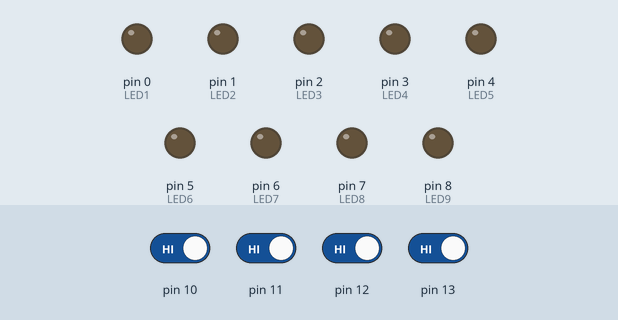
Recording of a sketch running on a simulated Arduino Uno, built with avr-gcc and run on an emulated ATmega328P. Shown: output pins drawn as LEDs (lit = HIGH). Dashed ring = blinking. The inputs (shaded band) are chosen by the test bench; at power-on: pin 10–13 HIGH.

Above: at 1.2 s.
1.3 s: pin 10 driven LOW
At 1.6 s:
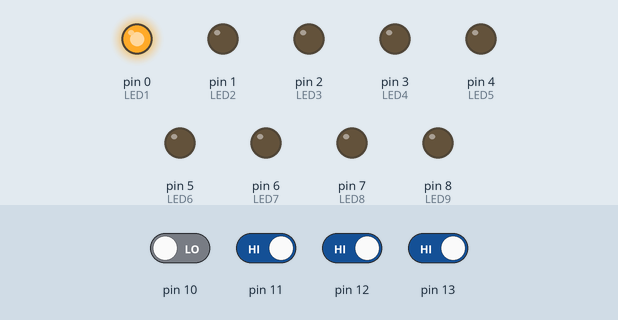
4.3 s: pin 11 driven LOW
At 6.6 s:
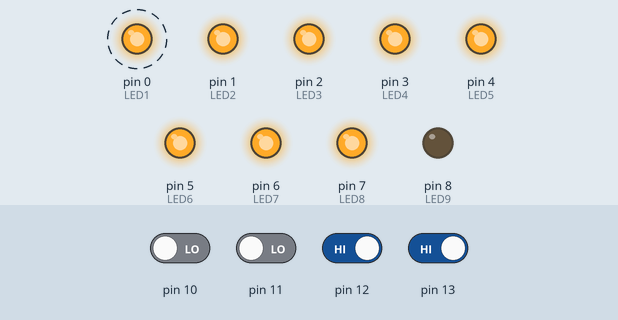
7.3 s: pin 10 driven HIGH and pin 13 driven LOW
10.3 s: pin 12 driven LOW
At 10.75 s:
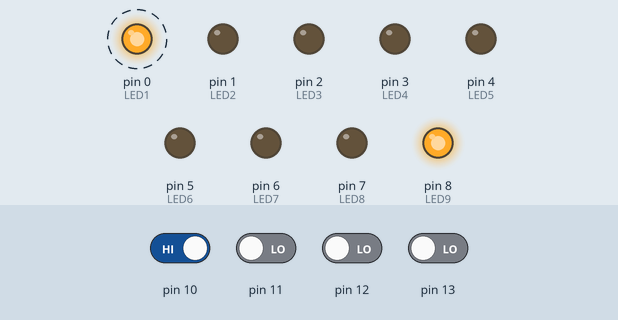
13.3 s: pin 12 driven HIGH
19.3 s: pin 11 driven HIGH
At 21.4 s:
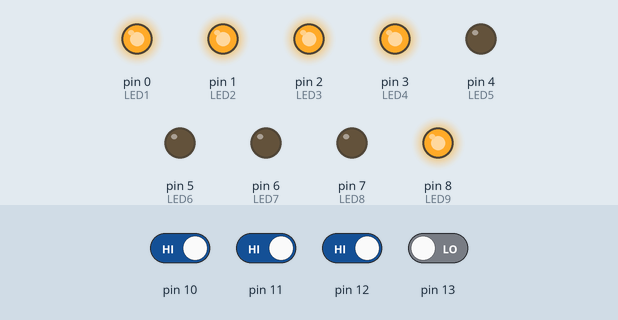
Timing chart, 0 to 22.9 s (numbered marks = the images above; inputs shaded):
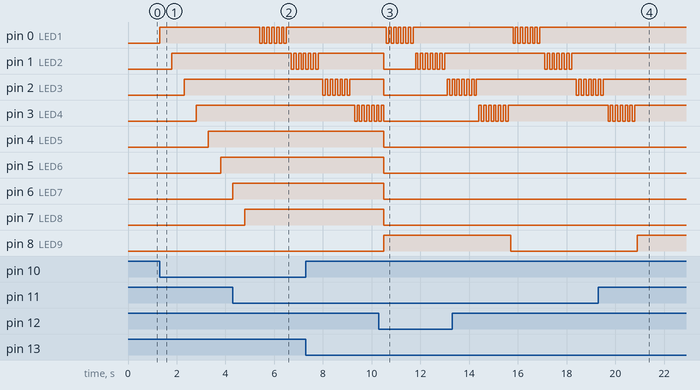

Measured:
- after the input at 1.3 s, pin 0 (LED1): LOW → HIGH at once; pin 1 (LED2): LOW → HIGH after 0.50 s; pin 2 (LED3): LOW → HIGH after 1.0 s; pin 3 (LED4): LOW → HIGH after 1.5 s; pin 4 (LED5): LOW → HIGH after 2.0 s
- after the input at 4.3 s, pin 0 (LED1): alternates HIGH for 0.10 s and LOW for 0.10 s, 12 changes in all, then stays HIGH, starting after 1.1 s; pin 1 (LED2): alternates HIGH for 0.10 s and LOW for 0.10 s, starting after 2.4 s
- after the input at 10.3 s, pin 2 (LED3): HIGH → LOW after 0.20 s instead of 2.9 s; pin 4 (LED5), pin 5 (LED6), pin 6 (LED7), pin 7 (LED8): HIGH → LOW after 0.20 s
- after the input at 19.3 s, pin 0 (LED1), pin 1 (LED2): stops changing and stays HIGH

The sketch:

sketch_feb12a.ino
```cpp
#define LED1 0
#define LED2 1
#define LED3 2
#define LED4 3
#define LED5 4
#define LED6 5
#define LED7 6
#define LED8 7
#define LED9 8
String myname;
unsigned long lasttime;
void setup() {
  // put your setup code here, to run once:
  pinMode(LED1, OUTPUT);
  pinMode(LED2, OUTPUT);
  pinMode(LED3, OUTPUT);
  pinMode(LED4, OUTPUT);
  pinMode(LED5, OUTPUT);
  pinMode(LED6, OUTPUT);
  pinMode(LED7, OUTPUT);
  pinMode(LED8, OUTPUT);
  pinMode(LED1, OUTPUT);
  pinMode(LED9, OUTPUT);
  pinMode(10, INPUT);
  pinMode(11, INPUT);
  pinMode(12, INPUT);
  pinMode(13, INPUT);
  pinMode(9, INPUT);
  myname=String("emad");
  lasttime = millis();
}

void loop() {
  // put your main code here, to run repeatedly:
  if(digitalRead(10)==0){
    digitalWrite(LED1, HIGH);
    delay(500);
    digitalWrite(LED2, HIGH);
    delay(500);
    digitalWrite(LED3, HIGH);
    delay(500);
    digitalWrite(LED4, HIGH);
    delay(500);
    digitalWrite(LED5, HIGH);
    delay(500);
    digitalWrite(LED6, HIGH);
    delay(500);
    digitalWrite(LED7, HIGH);
    delay(500);
    digitalWrite(LED8, HIGH);
    delay(500);
  }
  if(digitalRead(11)==0){
    int x = myname.length();
    for(int i=0;i < x;i++){
      for(int j=0 ; j<6 ;j++){
        digitalWrite(i, HIGH);
        delay(100);
        digitalWrite(i, LOW);
        delay(100);
      }
      digitalWrite(i, HIGH);
      delay(100);
    }
  }
  if(digitalRead(12)==0){
    digitalWrite(LED1, LOW);
    digitalWrite(LED2, LOW);
    digitalWrite(LED3, LOW);
    digitalWrite(LED4, LOW);
    digitalWrite(LED5, LOW);
    digitalWrite(LED6, LOW);
    digitalWrite(LED7, LOW);
    digitalWrite(LED8, LOW);
  }
  if(digitalRead(13)==0){
    if(millis() - lasttime >=5000){
      lasttime = millis();
      if(digitalRead(LED9)==HIGH){
      digitalWrite(LED9, LOW);
      }
      else{
      digitalWrite(LED9, HIGH);
      }
    }
  }
}
```
